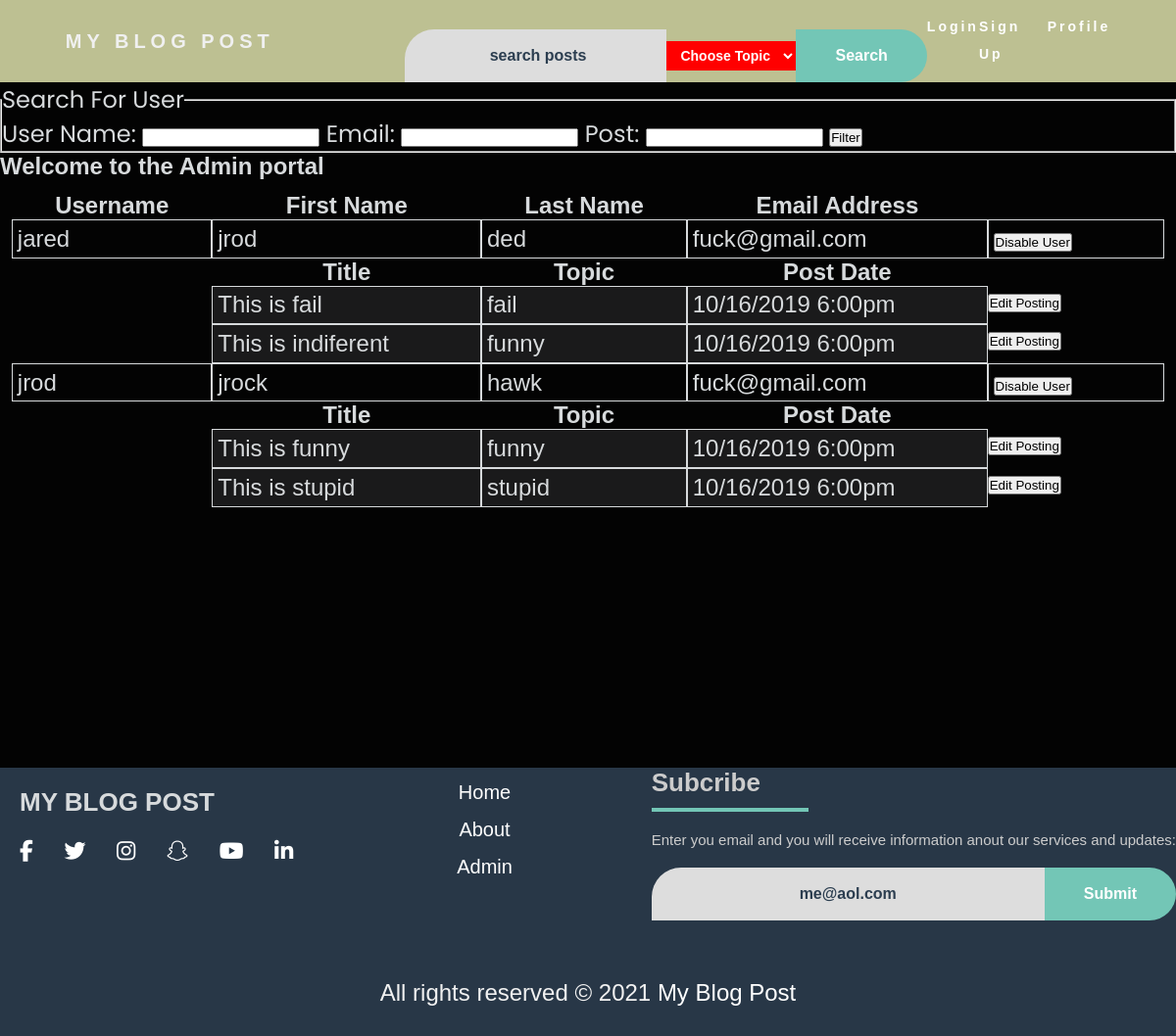
The app's page /admin.php (signed in), older data.
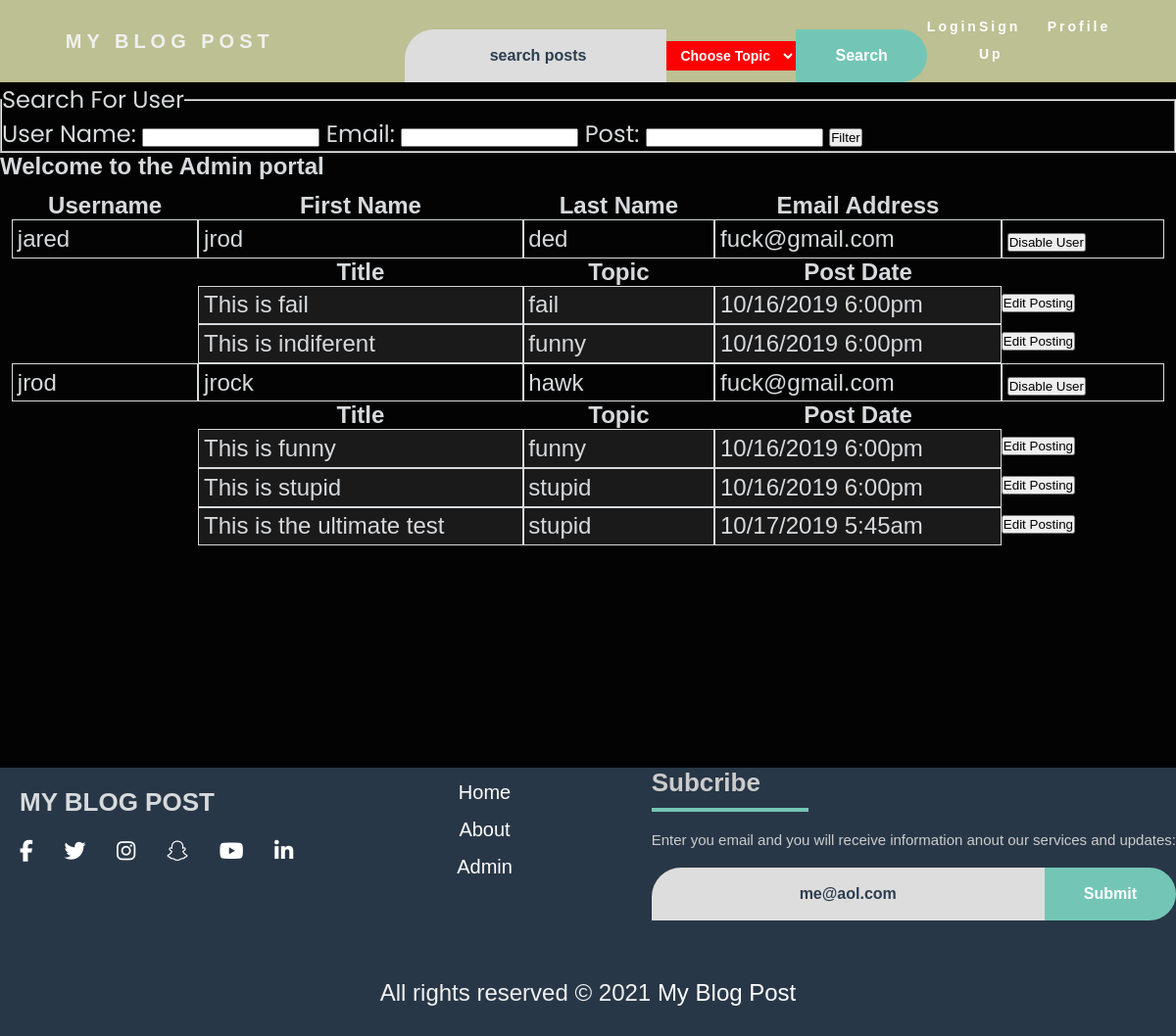
The same page, newer data.
### tables this page shows
CREATE TABLE `post` (
  `postid` int(11) NOT NULL,
  `title` varchar(50) NOT NULL,
  `body` varchar(1000) NOT NULL,
  `postdate` datetime NOT NULL,
  `topicName` varchar(30) NOT NULL,
  `username` varchar(15) NOT NULL
);

CREATE TABLE `users` (
  `username` varchar(15) NOT NULL,
  `pass` varchar(30) NOT NULL,
  `firstName` varchar(20) NOT NULL,
  `lastName` varchar(20) NOT NULL,
  `email` varchar(320) NOT NULL,
  `pic` blob NOT NULL
);

### admin.php (the view, shortened to what the changed rows need)
<?php
require 'include/db_credentials.php';
$name = "";
$email = "";
$post = "";
if ($name != "" && $email != "" && $post != "") {
    $userQry = "SELECT * FROM users JOIN post ON users.username = post.username where users.username LIKE ? AND users.email LIKE ? AND post.title LIKE ? GROUP BY users.username";
    $result = $pdo->prepare($userQry);
    $result->execute(array('%' . $name . '%', '%' . $email . '%', '%' . $post . '%'));
} elseif ($name != "" && $email != "" && $post == "") {
    $userQry = "SELECT * FROM users JOIN post ON users.username = post.username where users.username LIKE ? AND users.email LIKE ? GROUP BY users.username";
    $result = $pdo->prepare($userQry);
    $result->execute(array('%' . $name . '%', '%' . $email . '%'));
} elseif ($name != "" && $email == "" && $post != "") {
    $userQry = "SELECT * FROM users JOIN post ON users.username = post.username where users.username LIKE ? AND post.title LIKE ? GROUP BY users.username";
    $result = $pdo->prepare($userQry);
    $result->execute(array('%' . $name . '%', '%' . $post . '%'));
} elseif ($name != "" && $email == "" && $post == "") {
    $userQry = "SELECT * FROM users JOIN post ON users.username = post.username where users.username LIKE ? GROUP BY users.username";
    $result = $pdo->prepare($userQry);
    $result->execute(array('%' . $name . '%'));
} elseif ($name == "" && $email != "" && $post != "") {
    $userQry = "SELECT * FROM users JOIN post ON users.username = post.username where users.email LIKE ? AND post.title LIKE ? GROUP BY users.username";
    $result = $pdo->prepare($userQry);
    $result->execute(array('%' . $email . '%', '%' . $post . '%'));
} elseif ($name == "" && $email != "" && $post == "") {
    $userQry = "SELECT * FROM users JOIN post ON users.username = post.username where users.email LIKE ? GROUP BY users.username";
    $result = $pdo->prepare($userQry);
    $result->execute(array('%' . $email . '%'));
} elseif ($name == "" && $email == "" && $post != "") {
    $userQry = "SELECT * FROM users JOIN post ON users.username = post.username where post.title LIKE ? GROUP BY users.username";
    $result = $pdo->prepare($userQry);
    $result->execute(array('%' . $post . '%'));
} elseif ($name == "" && $email == "" && $post == "") {
    $userQry = "SELECT * FROM users JOIN post ON users.username = post.username GROUP BY users.username";
    $result = $pdo->prepare($userQry);
    $result->execute();
}
?>
<!DOCTYPE html>
<html>
<head>
    <link rel="stylesheet" href="css/reset.css">
    <link rel="stylesheet" href="css/main.css">
    <link rel="stylesheet" href="css/admin.css">
</head>
<body>
    <?php
    include 'header.php';
    if (isset($_SESSION['admin'])) {
    ?>
        <?php
        echo "<h1>Welcome to the Admin portal</h1>";
        echo "<div id='user_fixed_height'>";
        echo "<div id='user_grid'>";
        echo "<div class='user_heading'>Username</div>";
        echo "<div class='user_heading'>First Name</div>";
        echo "<div class='user_heading'>Last Name</div>";
        echo "<div class='user_heading'>Email Address</div>";
        echo "<div></div>";
        if ($result->rowCount() != 0) {
            while ($row = $result->fetch()) {
                $uname = $row["username"];
                $fname = $row["firstName"];
                $lname = $row["lastName"];
                $email = $row["email"];
                echo "<div class='user_item'>" . $uname . "</div>";
                echo "<div class='user_item'>" . $fname . "</div>";
                echo "<div class='user_item'>" . $lname . "</div>";
                echo "<div class='user_item'>" . $email . "</div>";
                echo "<div class='user_item'>";
                $submit_name = ($row["disable"] == 1) ? "Enable User" : "Disable User";
        ?>
                <form action="admin.php" method="post">
                    <input type="submit" value="<?php echo $submit_name; ?>">
                </form>
                <?php
                echo "</div>";
                $postQry = "SELECT * FROM post WHERE username = ?";
                $rslt = $pdo->prepare($postQry);
                $rslt->execute(array($uname));
                if ($rslt->rowCount() != 0) {
                    echo "<div></div>";
                    echo "<div class='post_heading'>Title</div>";
                    echo "<div class='post_heading'>Topic</div>";
                    echo "<div class='post_heading'>Post Date</div>";
                    echo "<div></div>";
                    while ($rw = $rslt->fetch()) {
                        echo "<div></div>";
                        echo "<div class='post_item'>" . $rw['title'] . "</div>";
                        echo "<div class='post_item'>" . $rw['topicName'] . "</div>";
                        $postdate = date_create($rw['postdate']);
                        echo "<div class='post_item'>" . date_format($postdate, 'm/d/Y g:ia') . "</div>";
                        echo "<div>";
                ?>
                        <form action="editPost.php" method="post" class="action">
                            <input type="submit" value="Edit Posting">
                        </form>
    <?php
                        echo "</div>";
                    }
                }
            }
        } else {
            echo "<p>No users!</p>";
        }
        echo "</div>";
        echo "</div>";
    }
    include 'footer.php';
    ?>
</body>
</html>

Row changes from the older to the newer data that the page shows:
added post: title "This is the ultimate test", topicName "stupid", postdate "10/17/2019 5:45am", shown under "jrod"
